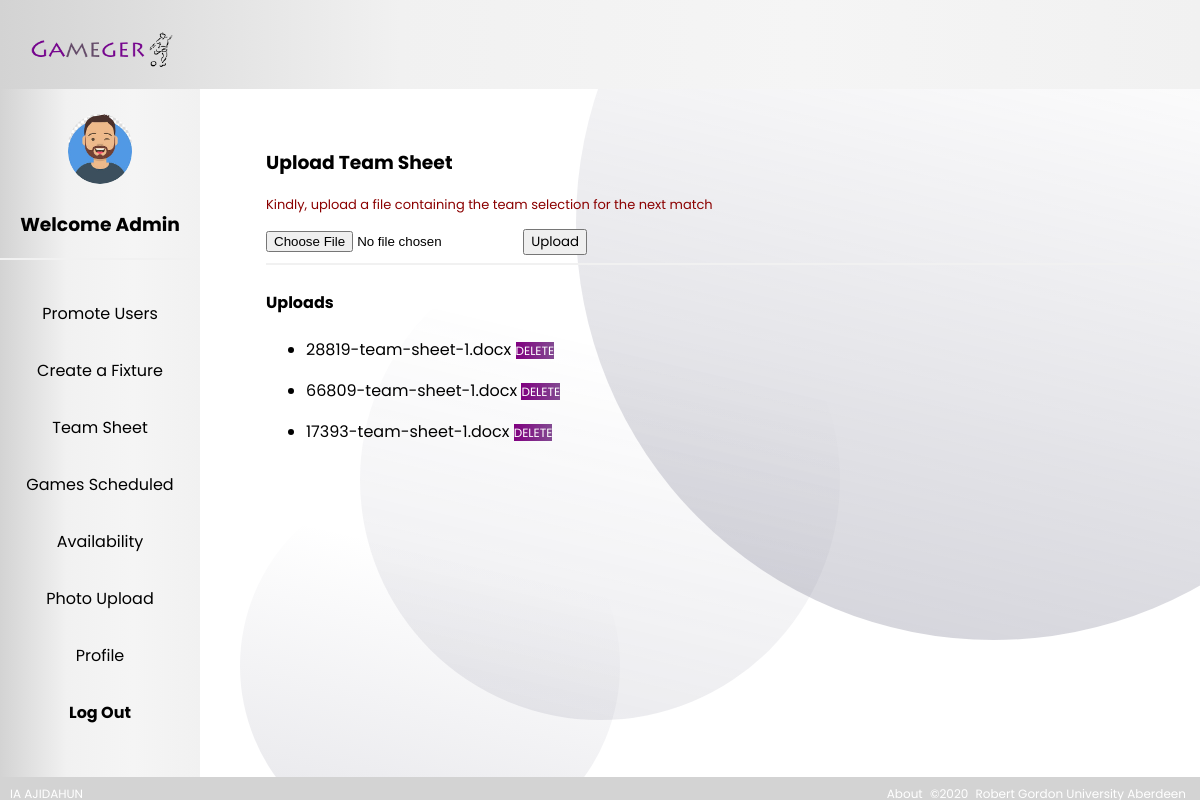
Page /team_sheet.php (signed in) on the committed database.
### tables this page shows
CREATE TABLE `file_uploads` (
  `id` int(100) NOT NULL,
  `file` varchar(150) NOT NULL,
  `type` varchar(150) NOT NULL,
  `size` varchar(150) NOT NULL
);

### team_sheet.php (the view, shortened to what this page needs)
<!DOCTYPE html>
<html >
<head>
    <?php include 'adminpage.php'; ?>
</head>
<body>
<div class="content-fixture">
    <h3> Upload Team Sheet </h3>
    <div   style="color: darkred; font-size: 13px ">
        <p>Kindly, upload a file containing the team selection for the next match</p>
</div>
    <form action="ts_upload.php" method="post" enctype="multipart/form-data">
        <input type="file" name="file" />
        <button type="submit" name="upload">Upload</button>
    </form>
<hr>
<h4>Uploads</h4>
    <?php
    $data="SELECT * from File_uploads";
    $result = mysqli_query($mysqli, $data);
    while ($row = mysqli_fetch_array($result)){?>
<div>
<ul>
    <li ><?php echo ''.$row['file'];?>
    <a class="btnsel" style="font-size: 12px; width: 100%; border-radius: 0px" href="del_ts_file.php?op=delete&file=<?php echo $row['file']?>">Delete</a>
    </li>
</ul>
<?php
}
?>
</div>
</body>
</html>

### css/style.css (style rules this page uses)
body { overflow-x: hidden; }
button { font-family: 'Poppins', sans-serif; }
* { box-sizing: border-box; text-decoration: none }
body { margin: 0; font-family: 'Poppins', sans-serif; }

### css/styleteampage.css (style rules this page uses)
hr { border: 1px solid #f1f1f1; margin-bottom: 25px; }
div.content-fixture { margin-left: 250px; padding: 40px 16px; }
.btnsel { width: auto; border-radius: 8px; background-image: linear-gradient(to right, purple, #8493a2); background-size: 200%; font-size: 14px; color: #fff; font-family: 'Poppins', sans-serif; text-transform: uppercase; margin: 6px 0; cursor: pointer; transition: .5s; }

### rows in the picture
file_uploads: file "28819-team-sheet-1.docx"
file_uploads: file "66809-team-sheet-1.docx"
file_uploads: file "17393-team-sheet-1.docx"

### other values in the picture
$username "Admin"
